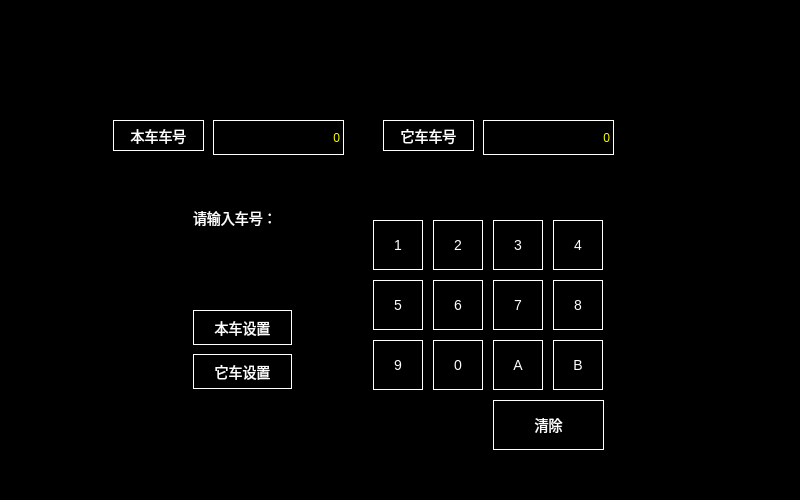
<?xml version="1.0" encoding="UTF-8"?>
<ui version="4.0">
 <class>Settng_TrainCode</class>
 <widget class="QWidget" name="Settng_TrainCode">
  <property name="geometry">
   <rect>
    <x>0</x>
    <y>0</y>
    <width>800</width>
    <height>500</height>
   </rect>
  </property>
  <property name="windowTitle">
   <string>Form</string>
  </property>
  <property name="styleSheet">
   <string notr="true">QWidget
{
background-color:black;
}
QPushButton
{
background-color:black;
color:white;
border:1px solid white;
font:14px;
}</string>
  </property>
  <widget class="QPushButton" name="Button_CurrentCarNum">
   <property name="geometry">
    <rect>
     <x>113</x>
     <y>120</y>
     <width>91</width>
     <height>31</height>
    </rect>
   </property>
   <property name="text">
    <string>本车车号</string>
   </property>
  </widget>
  <widget class="QPushButton" name="Button_OtherCarNum">
   <property name="geometry">
    <rect>
     <x>383</x>
     <y>120</y>
     <width>91</width>
     <height>31</height>
    </rect>
   </property>
   <property name="text">
    <string>它车车号</string>
   </property>
  </widget>
  <widget class="QLabel" name="LBL_CurrentCarNum">
   <property name="geometry">
    <rect>
     <x>213</x>
     <y>120</y>
     <width>131</width>
     <height>35</height>
    </rect>
   </property>
   <property name="styleSheet">
    <string notr="true">border:1px solid white;
color:rgb(255,255,0);</string>
   </property>
   <property name="text">
    <string>0</string>
   </property>
   <property name="alignment">
    <set>Qt::AlignRight|Qt::AlignTrailing|Qt::AlignVCenter</set>
   </property>
  </widget>
  <widget class="QLabel" name="LBL_OtherCarNum">
   <property name="geometry">
    <rect>
     <x>483</x>
     <y>120</y>
     <width>131</width>
     <height>35</height>
    </rect>
   </property>
   <property name="styleSheet">
    <string notr="true">border:1px solid white;
color:rgb(255,255,0);</string>
   </property>
   <property name="text">
    <string>0</string>
   </property>
   <property name="alignment">
    <set>Qt::AlignRight|Qt::AlignTrailing|Qt::AlignVCenter</set>
   </property>
  </widget>
  <widget class="QPushButton" name="Button_Num1">
   <property name="geometry">
    <rect>
     <x>373</x>
     <y>220</y>
     <width>50</width>
     <height>50</height>
    </rect>
   </property>
   <property name="focusPolicy">
    <enum>Qt::NoFocus</enum>
   </property>
   <property name="styleSheet">
    <string notr="true"/>
   </property>
   <property name="text">
    <string>1</string>
   </property>
  </widget>
  <widget class="QPushButton" name="Button_A">
   <property name="geometry">
    <rect>
     <x>493</x>
     <y>340</y>
     <width>50</width>
     <height>50</height>
    </rect>
   </property>
   <property name="focusPolicy">
    <enum>Qt::NoFocus</enum>
   </property>
   <property name="styleSheet">
    <string notr="true"/>
   </property>
   <property name="text">
    <string>A</string>
   </property>
  </widget>
  <widget class="QPushButton" name="Button_Num4">
   <property name="geometry">
    <rect>
     <x>553</x>
     <y>220</y>
     <width>50</width>
     <height>50</height>
    </rect>
   </property>
   <property name="focusPolicy">
    <enum>Qt::NoFocus</enum>
   </property>
   <property name="styleSheet">
    <string notr="true"/>
   </property>
   <property name="text">
    <string>4</string>
   </property>
  </widget>
  <widget class="QPushButton" name="Button_Num6">
   <property name="geometry">
    <rect>
     <x>433</x>
     <y>280</y>
     <width>50</width>
     <height>50</height>
    </rect>
   </property>
   <property name="focusPolicy">
    <enum>Qt::NoFocus</enum>
   </property>
   <property name="styleSheet">
    <string notr="true"/>
   </property>
   <property name="text">
    <string>6</string>
   </property>
  </widget>
  <widget class="QPushButton" name="Button_Num7">
   <property name="geometry">
    <rect>
     <x>493</x>
     <y>280</y>
     <width>50</width>
     <height>50</height>
    </rect>
   </property>
   <property name="focusPolicy">
    <enum>Qt::NoFocus</enum>
   </property>
   <property name="styleSheet">
    <string notr="true"/>
   </property>
   <property name="text">
    <string>7</string>
   </property>
  </widget>
  <widget class="QPushButton" name="Button_Num8">
   <property name="geometry">
    <rect>
     <x>553</x>
     <y>280</y>
     <width>50</width>
     <height>50</height>
    </rect>
   </property>
   <property name="focusPolicy">
    <enum>Qt::NoFocus</enum>
   </property>
   <property name="styleSheet">
    <string notr="true"/>
   </property>
   <property name="text">
    <string>8</string>
   </property>
  </widget>
  <widget class="QPushButton" name="Button_Num2">
   <property name="geometry">
    <rect>
     <x>433</x>
     <y>220</y>
     <width>50</width>
     <height>50</height>
    </rect>
   </property>
   <property name="focusPolicy">
    <enum>Qt::NoFocus</enum>
   </property>
   <property name="styleSheet">
    <string notr="true"/>
   </property>
   <property name="text">
    <string>2</string>
   </property>
  </widget>
  <widget class="QPushButton" name="Button_Num3">
   <property name="geometry">
    <rect>
     <x>493</x>
     <y>220</y>
     <width>50</width>
     <height>50</height>
    </rect>
   </property>
   <property name="focusPolicy">
    <enum>Qt::NoFocus</enum>
   </property>
   <property name="styleSheet">
    <string notr="true"/>
   </property>
   <property name="text">
    <string>3</string>
   </property>
  </widget>
  <widget class="QPushButton" name="Button_Num9">
   <property name="geometry">
    <rect>
     <x>373</x>
     <y>340</y>
     <width>50</width>
     <height>50</height>
    </rect>
   </property>
   <property name="focusPolicy">
    <enum>Qt::NoFocus</enum>
   </property>
   <property name="styleSheet">
    <string notr="true"/>
   </property>
   <property name="text">
    <string>9</string>
   </property>
  </widget>
  <widget class="QPushButton" name="Button_B">
   <property name="geometry">
    <rect>
     <x>553</x>
     <y>340</y>
     <width>50</width>
     <height>50</height>
    </rect>
   </property>
   <property name="focusPolicy">
    <enum>Qt::NoFocus</enum>
   </property>
   <property name="styleSheet">
    <string notr="true"/>
   </property>
   <property name="text">
    <string>B</string>
   </property>
  </widget>
  <widget class="QPushButton" name="Button_Num0">
   <property name="geometry">
    <rect>
     <x>433</x>
     <y>340</y>
     <width>50</width>
     <height>50</height>
    </rect>
   </property>
   <property name="focusPolicy">
    <enum>Qt::NoFocus</enum>
   </property>
   <property name="styleSheet">
    <string notr="true"/>
   </property>
   <property name="text">
    <string>0</string>
   </property>
  </widget>
  <widget class="QPushButton" name="Button_Num5">
   <property name="geometry">
    <rect>
     <x>373</x>
     <y>280</y>
     <width>50</width>
     <height>50</height>
    </rect>
   </property>
   <property name="focusPolicy">
    <enum>Qt::NoFocus</enum>
   </property>
   <property name="styleSheet">
    <string notr="true"/>
   </property>
   <property name="text">
    <string>5</string>
   </property>
  </widget>
  <widget class="QLabel" name="LBL_Tips">
   <property name="geometry">
    <rect>
     <x>193</x>
     <y>210</y>
     <width>81</width>
     <height>16</height>
    </rect>
   </property>
   <property name="styleSheet">
    <string notr="true">color:white;
font:14px;</string>
   </property>
   <property name="text">
    <string>请输入车号：</string>
   </property>
  </widget>
  <widget class="QLineEdit" name="Edit_InputCarNum">
   <property name="geometry">
    <rect>
     <x>193</x>
     <y>230</y>
     <width>141</width>
     <height>41</height>
    </rect>
   </property>
  </widget>
  <widget class="QPushButton" name="Button_SetCurrentCar">
   <property name="geometry">
    <rect>
     <x>193</x>
     <y>310</y>
     <width>99</width>
     <height>35</height>
    </rect>
   </property>
   <property name="text">
    <string>本车设置</string>
   </property>
  </widget>
  <widget class="QPushButton" name="Button_SetOtherCar">
   <property name="geometry">
    <rect>
     <x>193</x>
     <y>354</y>
     <width>99</width>
     <height>35</height>
    </rect>
   </property>
   <property name="text">
    <string>它车设置</string>
   </property>
  </widget>
  <widget class="QPushButton" name="Button_Clear">
   <property name="geometry">
    <rect>
     <x>493</x>
     <y>400</y>
     <width>111</width>
     <height>50</height>
    </rect>
   </property>
   <property name="text">
    <string>清除</string>
   </property>
  </widget>
 </widget>
 <resources/>
 <connections/>
</ui>
